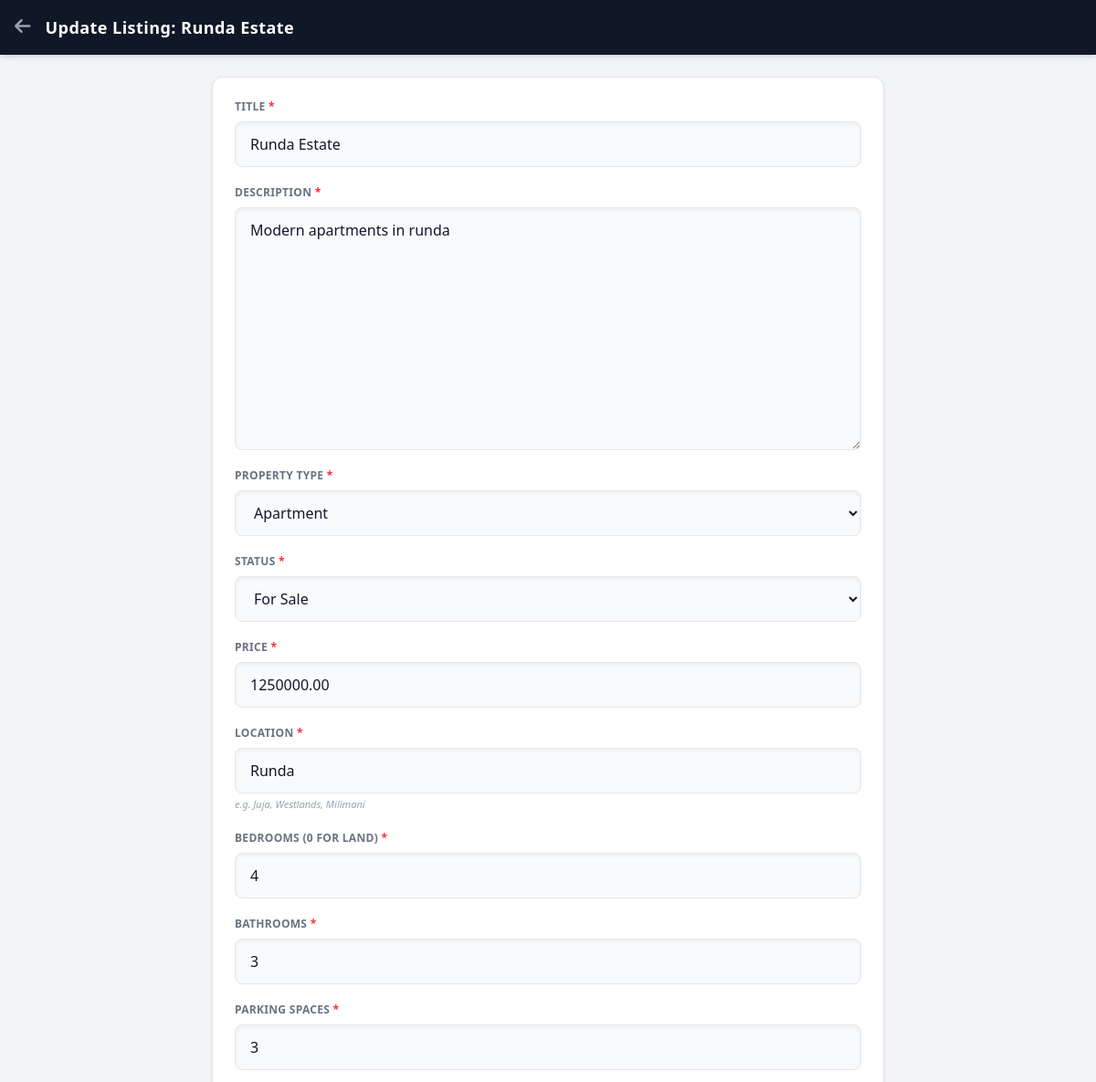
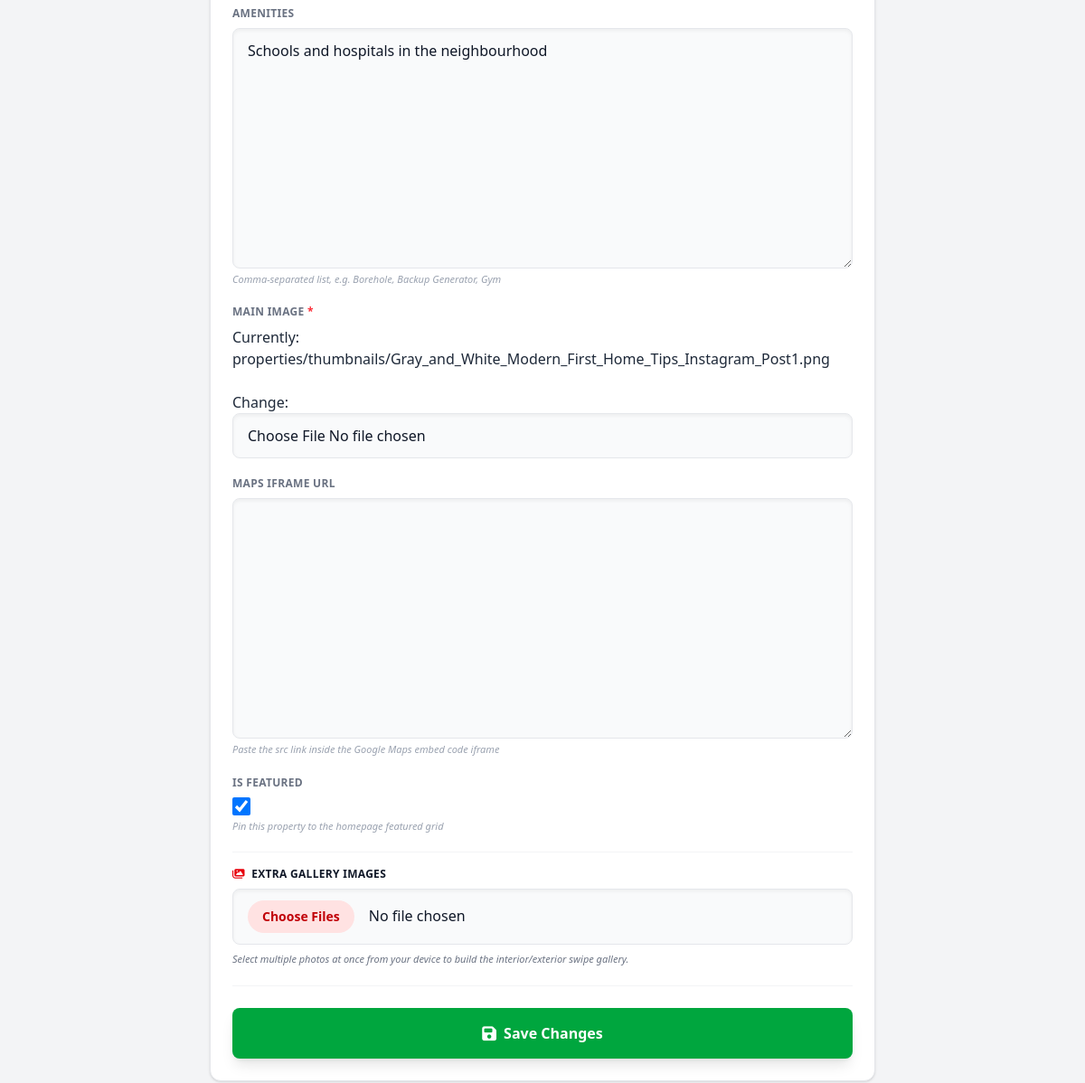
Page /management-hub/edit/9/ (signed in) on the committed database (2 pictures, top to bottom).
### property/models.py (models this page shows, shortened)
class Property(models.Model):
    STATUS_CHOICES = [
        ('RENT', 'To Let'),
        ('SALE', 'For Sale'),
    ]
    TYPE_CHOICES = [
        ('APARTMENT', 'Apartment'),
        ('COMMERCIAL', 'Commercial Space'),
        ('LAND', 'Land / Plot'),
        ('TOWNHOUSE', 'Townhouse'),
    ]
    title = models.CharField(max_length=200)
    slug = models.SlugField(unique=True, blank=True, max_length=250)
    description = models.TextField()
    property_type = models.CharField(max_length=20, choices=TYPE_CHOICES, default='APARTMENT')
    status = models.CharField(max_length=10, choices=STATUS_CHOICES, default='RENT')
    price = models.DecimalField(max_digits=12, decimal_places=2)
    location = models.CharField(max_length=100, help_text="e.g. Juja, Westlands, Milimani")
    bedrooms = models.IntegerField(default=0, verbose_name="Bedrooms (0 for Land)")
    bathrooms = models.IntegerField(default=0, verbose_name="Bathrooms")
    parking_spaces = models.IntegerField(default=0, verbose_name="Parking Spaces")
    amenities = models.TextField(blank=True, help_text="Comma-separated list, e.g. Borehole, Backup Generator, Gym")
    main_image = models.ImageField(upload_to='properties/thumbnails/')
    maps_iframe_url = models.TextField(blank=True,
                                       help_text="Paste the src link inside the Google Maps embed code iframe")
    is_featured = models.BooleanField(default=False, help_text="Pin this property to the homepage featured grid")
    created_at = models.DateTimeField(auto_now_add=True)
    updated_at = models.DateTimeField(auto_now=True)
    class Meta:
        verbose_name_plural = "Properties"
        ordering = ['-created_at']

### property/views.py (the view)
# urls.py: path('management-hub/edit/<int:pk>/', views.edit_property, name='edit_property'),
@login_required
def edit_property(request, pk):
    property_obj = get_object_or_404(Property, pk=pk)
    if request.method == 'POST':
        form = PropertyForm(request.POST, request.FILES, instance=property_obj)
        if form.is_valid():
            updated_property = form.save()
            extra_images = request.FILES.getlist('gallery_images')
            for image in extra_images:
                PropertyImage.objects.create(property=updated_property, image=image)
            messages.success(request, f"Success! '{property_obj.title}' was updated.")
            return redirect('custom_dashboard')
    else:
        form = PropertyForm(instance=property_obj)
    return render(request, 'add_property.html', {'form': form, 'is_edit': True, 'property': property_obj})

### property/forms.py
class PropertyForm(forms.ModelForm):
    class Meta:
        model = Property
        fields = [
            'title', 'description', 'property_type', 'status', 'price',
            'location', 'bedrooms', 'bathrooms', 'parking_spaces',
            'amenities', 'main_image', 'maps_iframe_url', 'is_featured'
        ]
    def __init__(self, *args, **kwargs):
        super(PropertyForm, self).__init__(*args, **kwargs)
        for field_name, field in self.fields.items():
            if isinstance(field.widget, forms.CheckboxInput):
                field.widget.attrs['class'] = 'w-5 h-5 text-red-600 rounded border-gray-300 focus:ring-red-500'
            else:
                field.widget.attrs['class'] = 'w-full bg-gray-50 border border-gray-200 text-gray-900 px-4 py-3 rounded-lg focus:outline-none focus:ring-2 focus:ring-red-600 transition shadow-inner'

### property/templates/add_property.html (shortened to what this page needs)
<!DOCTYPE html>
<html lang="en">
<head>
    <script src="https://cdn.jsdelivr.net/npm/@tailwindcss/browser@4"></script>
    <link rel="stylesheet" href="https://cdnjs.cloudflare.com/ajax/libs/font-awesome/6.4.0/css/all.min.css">
</head>
<body class="bg-gray-100 text-gray-800 font-sans pb-24">
    <header class="bg-gray-900 text-white sticky top-0 z-50 shadow-md">
        <div class="px-4 py-4 flex items-center gap-4">
            <a href="{% url 'custom_dashboard' %}" class="text-gray-400 hover:text-white transition">
                <i class="fa-solid fa-arrow-left text-xl"></i>
            </a>
            <h1 class="font-bold tracking-wide text-lg">
                {% if is_edit %}
                    Update Listing: {{ property.title|truncatechars:15 }}
                {% else %}
                    Publish New Listing
                {% endif %}
            </h1>
        </div>
    </header>
    <div class="max-w-3xl mx-auto px-4 py-6">
        <form method="POST" enctype="multipart/form-data" class="bg-white p-6 rounded-xl shadow-sm border border-gray-200 space-y-5">
            {% for field in form %}
                <div class="flex flex-col">
                    <label class="text-xs font-bold text-gray-500 uppercase tracking-wide mb-2" for="{{ field.id_for_label }}">
                        {{ field.label }}
                        {% if field.field.required %}
                            <span class="text-red-500">*</span>
                        {% endif %}
                    </label>
                    {{ field }}
                    {% if field.help_text %}
                        <p class="text-[11px] text-gray-400 mt-1 italic">{{ field.help_text }}</p>
                    {% endif %}
                </div>
            {% endfor %}
            <div class="flex flex-col pt-4 border-t border-gray-100">
                <label class="text-xs font-bold text-gray-900 uppercase tracking-wide mb-2">
                    <i class="fa-solid fa-images text-red-600 mr-1"></i> Extra Gallery Images
                </label>
                <div class="relative w-full">
                    <input type="file" name="gallery_images" multiple accept="image/*"
                           class="w-full bg-gray-50 border border-gray-200 text-gray-900 px-4 py-3 rounded-lg focus:outline-none focus:ring-2 focus:ring-red-600 transition shadow-inner
                                  file:mr-4 file:py-2 file:px-4 file:rounded-full file:border-0 file:text-sm file:font-semibold file:bg-red-100 file:text-red-700 hover:file:bg-red-200 cursor-pointer">
                </div>
                <p class="text-[11px] text-gray-500 mt-2 italic">Select multiple photos at once from your device to build the interior/exterior swipe gallery.</p>
            </div>
            <div class="pt-6 mt-2 border-t border-gray-100">
                <button type="submit" class="w-full bg-green-600 text-white font-bold py-4 rounded-lg shadow-lg hover:bg-green-700 transition flex justify-center items-center gap-2">
                    {% if is_edit %}
                        <i class="fa-solid fa-floppy-disk text-lg"></i> Save Changes
                    {% else %}
                        <i class="fa-solid fa-cloud-arrow-up text-lg"></i> Publish Property
                    {% endif %}
                </button>
            </div>
        </form>
    </div>
</body>
</html>

### rows in the picture
Property: title "Runda Estate", form "Runda Estate" "Modern apartments in runda" "Apartment" "For Sale" "1250000.00" "Runda" "4" "3" "3" "Schools and hospitals in the neighbourhood" "☑"

### other values in the picture
{{ field.label }} "TITLE" "DESCRIPTION" "PROPERTY TYPE" "STATUS" "PRICE" "LOCATION" "BEDROOMS (0 FOR LAND)" "BATHROOMS" "PARKING SPACES" "AMENITIES" "MAIN IMAGE" "MAPS IFRAME URL" "IS FEATURED"
{{ field.help_text }} "e.g. Juja, Westlands, Milimani" "Comma-separated list, e.g. Borehole, Backup Generator, Gym" "Paste the src link inside the Google Maps embed code iframe" "Pin this property to the homepage featured grid"
